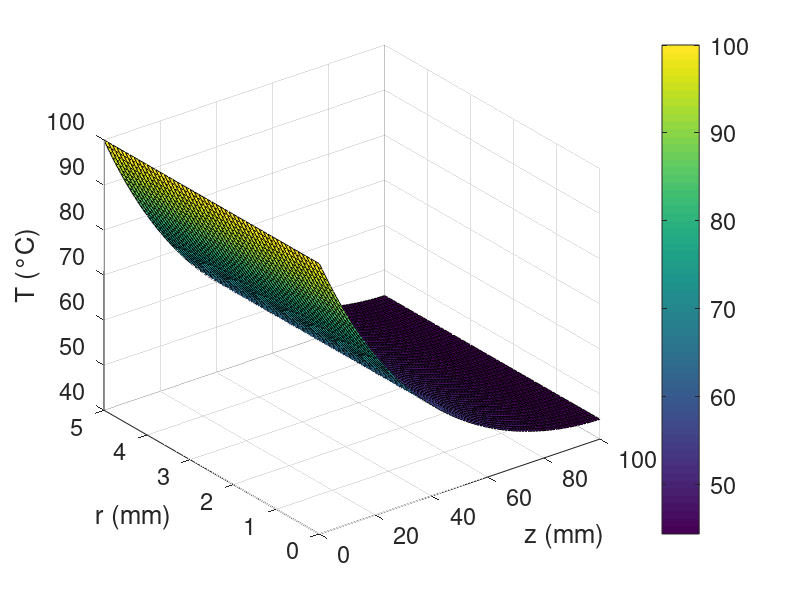
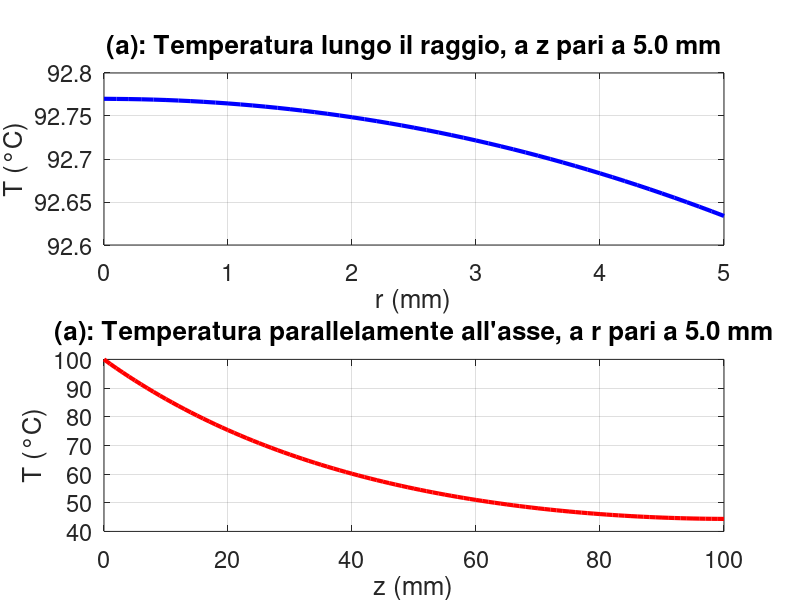
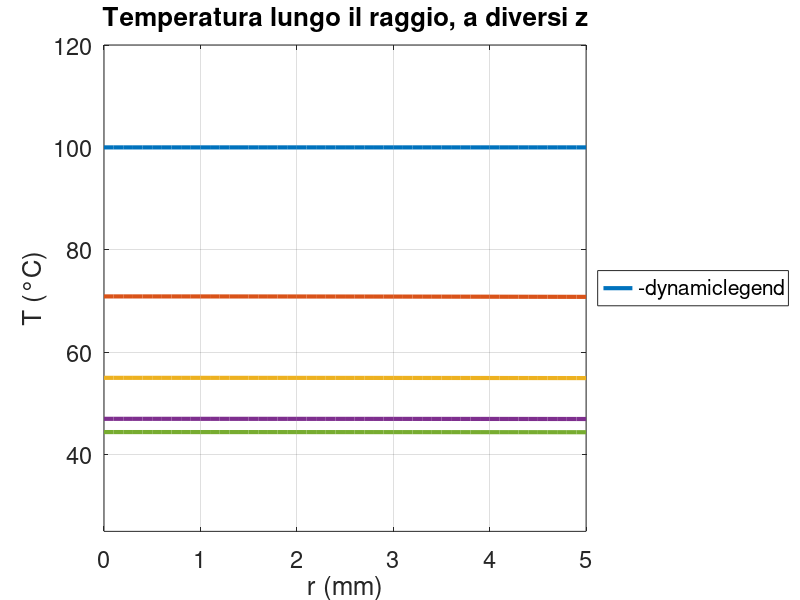

Source code (MATLAB) for these figures, in order:
%% LaCoSTe 2020/2021 
%% Lab 9 Ex 7 - Soluzioni, Gianmarco Lorenti

clc;clear all;close all;

set(0,'defaultlinelinewidth',3);
set(0,'defaulttextfontsize',17);
set(0,'defaultaxesfontsize',17);

%% Dati in input

% Barra 
DD = 10e-3; %Diametro della barra (m)
RR = DD/2; %Raggio della barra (m) - asse r

LL = 100e-3; %Lunghezza della barra (m) - asse z

kk = 14; %Conducibilità termica (W/m K)

Tb = 100 + 273.15; %Temperatura della "base" (K)

% Aria (scambio termico convettivo)
Tinf = 25 + 273.15; %Temperatura indisturbata dell'aria (K)
hh_T = @(T) (2.89*(0.6+0.624*(abs(T-Tinf))^(1/6))^2); %Coefficiente di scambio termico (W/m2 K)

% Pareti (scambio termico radiativo)
eps = 0.2; %emissività della superficie della barra (-)
Tsup = 25 + 273.15; %Temperatura della parete (K)
kb=5.670373e-8; %Costante di Boltzmann (W/m2 K4)

qrad_T = @(T) (eps*kb*(Tsup^4 - T.^4)); %Flusso termico radiativo (W/m2)


%% Geometria e discretizzazione del dominio
% Per la simmetria del problema decido di dividere il dominio a metà lungo
% la coordinata radiale, considerando solo un raggio. Dovrò tenerne conto
% andando ad impostare una condizione al contorno di Neumann omogenea
% lungo il bordo sud.
% Creo una griglia rettangolare dove, in prima approssimazione scelgo i
% nodi lungo la coordinata radiale e quella assiale in modo che dr sia più
% grande di dz in modo da cogliere variazioni lungo il raggio, che è molto
% più piccolo della lunghezza.
% Faccio variare la coordinata assiale lungo zvec e quella radiale lungo
% rvec.

nr =51; dr = RR/(nr-1); fprintf('dr: %f [m]\n',dr);
nz = 101; dz = LL/(nz-1); fprintf('dz: %f [m]\n',dz);

ntot = nr*nz; %Numero totale di nodi

rvec = linspace(0,RR,nr); %Considero solo metà dominio, per simmetria
zvec = linspace(0,LL,nz); 

% Creo le matrici che mi serviranno per rappresentare graficamente i
% risultati.
[rmat,zmat] = meshgrid(rvec,zvec);

%% Soluzione del problema: impostazione
% Il problema è non lineare, per cui dovrò risolvere iterativamente,
% impostando un ciclo while. Definisco una tolleranza desiderata
% sull'errore relativo, che definisco come la norma della differenza tra
% TTold e TT [new], che sono due vettori colonna di lunghezza ntot, dove è
% salvata la temperatura in ogni nodo ottenuto dalla "linearizzazione" del
% dominio (dove con linearizzazione intendo il passaggio da una matrice in
% cui ogni nodo è definito da una coppia di indici, (ized,irad), ad un 
% vettore dove ogni nodo è definito da un unico indice, k).

% Per semplificare la scrittura del codice, scelgo di risolvere il problema
% non-lineare sfruttando il metodo dei frozen-coefficient, ovvero vado a
% fissare, ad ogni iterazione, il coefficiente di scambio termico (hh) e il
% calore scambiato per radiazione (qrad), basandomi sulla temperatura
% dell'iterazione precedente. Sempre per semplificare la scrittura, anche
% se ciò richiede di richiamare più volte le funzioni hh_T(T) e qrad_T(T)ad 
% ogni ciclo, decido di andare a calcolare hh e qrad in ogni nodo di 
% interesse.

% Decido infine di tenere tutto ciò che è costante fuori dal ciclo, ovvero
% la matrice dei coefficienti AA e il vettore dei termini noti bb (in
% questo caso fatto di zeri, mancando la generazione interna di calore),
% nonché le modifiche agli array precedenti introdotte dalla condizione al
% contorno di Dirichlet lungo il bordo ovest e quella di Neumann omogenea
% lungo il bordo sud.

% Infine, relativamente alle condizioni al contorno, decido di far
% rientrare tutto il bordo ovest (compresi i vertici nord-ovest e sud-ovest)
% nella condizione di Dirichlet, mentre per i vertici nord-est e sud-est vado 
% a definire condizioni ad-hoc. Riguardo al vertice sud-ovest, imposto la
% condizione al contorno in modo che tenga conto del flusso convettivo e
% radiativo proveniente da est, e del flusso nullo a sud dovuto alla
% simmetria.

% Come ultimo richiamo, nelle equazioni scriverò i vari termini in modo da
% tenere ben distinte le diverse fonti (ad esempio scambio convettivo e
% radiativo), anche se questo dovesse significare costringere il programma
% a fare più operazioni non necessarie.


%% Creo la matrice dei coefficienti
% Attenzione al fatto che ci troviamo in coordinate cilindriche, per cui i
% termini dei coefficienti cambieranno!

AA = sparse([],[],[],ntot,ntot,5*ntot);
bb = zeros(ntot,1);

for irad = 2:nr - 1
    for ized = 2:nz - 1
        
        r = (irad-1)*dr; %Raggio al nodo (ized,irad)
        
        kc = (irad - 1)*nz + ized; %Nodo centrale (ized,irad)
        kn = kc + nz; %Nodo a nord (ized,irad+1)
        ks = kc - nz; %Nodo a sud (ized,irad-1)
        ke = kc + 1; %Nodo ad est(ized+1,irad)
        kw = kc - 1; %Nodo ad ovest(ized-1,irad)
        
        %fprintf('   %d\n%d %d %d\n   %d\n\n',kn,kw,kc,ke,ks);
        
        AA(kc,kc) = -2*kk*(1/dr^2 + 1/dz^2); %Nodo centrale (ized,irad)
        AA(kc,kw) = kk/dz^2; %Nodo ad ovest(ized-1,irad)
        AA(kc,ke) = kk/dz^2; %Nodo ad est(ized+1,irad)
        AA(kc,kn) = kk*(1 + dr/r)/dr^2; %Nodo a nord (ized,irad+1)
        AA(kc,ks) = kk*(1 - dr/r)/dr^2; %Nodo a sud (ized,irad-1)

    end
end

%% Condizioni al contorno e ciclo while
% Mi muovo in verso antioratio, partendo dal bordo ovest. In ogni caso,
% valgono le osservazioni fatte precedentemente sulle condizioni al
% contorno.

% Bordo ovest (compresi i vertici sud-ovest e nord-ovest): Dirichlet
ized = 1;
for irad = 1 : nr
    
    kc = (irad - 1)*nz + ized; %Nodo centrale (ized,irad)
    AA(kc,kc) = 1;
    bb(kc) = Tb;
    
end

% Bordo sud: Neumann omogenea
irad = 1;
for ized = 2 : nz - 1
    
    kc = (irad - 1)*nz + ized; %Nodo centrale (ized,irad)
    kn = kc + nz; %Nodo a nord (ized,irad+1)
    ke = kc + 1; %Nodo ad est(ized+1,irad)
    kw = kc - 1; %Nodo ad ovest(ized-1,irad)
    
    AA(kc,kc) = -2*(1/dr^2 + 1/dz^2);
    AA(kc,kw) = 1/dz^2; %Nodo ad ovest(ized-1,irad)
    AA(kc,ke) = 1/dz^2; %Nodo ad est(ized+1,irad)
    AA(kc,kn) = 2/dr^2; %Nodo a nord (ized,irad+1)
    
    bb(kc) = 0;
    
end


% Inizializzo le variabili necessarie per il ciclo while
% Per il guess iniziale della temperatura, opto per una temperatura
% uniforme, pari a Tb per tutta la barra. Faccio questa ipotesi in virtù
% della conducibilità relativamente alta della barra e dela piccola
% influenza che mi aspetto dallo scambio termico radiativo e convettivo.
T0 = Tb*ones(size(bb)); %Temperatura di primo tentativo

toll = 1e-4; %Tolleranza sull'errore relativo (-)
err = toll + 1; %Errore relativo (-) 
cont = 0; %Contatore delle iterazioni

TTold = Tb*ones(ntot,1); %Temperatura dell'iterazione precedente

while err > toll
    
    cont = cont +1;
    
    % Continuo con l'assegnazione delle condizioni al contorno, per quelle
    % condizioni che rendono il problema non-lineare e pertanto hanno
    % termini che variano con la temperatura.
    % Attenzione, decido di assegnare tutta la condizione al contorno
    % all'interno del ciclo ai fini di rendere più chiaro quanto fatto, ma
    % potrei anche assegnare solo le parti che effettivamente variano
    % (AA(kc,kc) e bb(kc)).
    
    
    % Vertice sud-est: Robin + Neumann ad ovest / Neumann omogenea a sud
    irad = 1;
    ized = nz;
    
    kc = (irad - 1)*nz + ized; %Nodo centrale (ized,irad)
    kn = kc + nz; %Nodo a nord (ized,irad+1)
    kw = kc - 1; %Nodo ad ovest(ized-1,irad)
    
    % Attenzione, decido di calcolare h e qrad per ogni nodo interessato,
    % usando le funzioni definite in precedenza. Questi valori sono
    % calcolati usando la temperatura dell'iterazione precedente
    
    Tkc = TTold(kc);
    hh = hh_T(Tkc);
    qrad = qrad_T(Tkc);
    
    AA(kc,kc) = -(1/dr^2 + 1/dz^2 + hh/(kk*dz) + 0);
    AA(kc,kw) = 1/dz^2; %Nodo ad ovest(ized-1,irad)
    AA(kc,kn) = 1/dr^2; %Nodo a sud (ized,irad-1)
    
    bb(kc) = -(hh/(kk*dz) + 0)*Tinf -(1/(kk*dz) + 0)*qrad;
    
    
    % Bordo est: Robin + Neumann
    ized = nz;
    for irad = 2 : nr - 1
        
        kc = (irad - 1)*nz + ized; %Nodo centrale (ized,irad)
        kn = kc + nz; %Nodo a nord (ized,irad+1)
        ks = kc - nz; %Nodo a sud (ized,irad-1)
        kw = kc - 1; %Nodo ad ovest(ized-1,irad)
        
        Tkc = TTold(kc);
        hh = hh_T(Tkc);
        qrad = qrad_T(Tkc);
        
        AA(kc,kc) = -2*(1/dr^2 + 1/dz^2 + hh/(kk*dz));
        AA(kc,kw) = 2/dz^2; %Nodo ad ovest(ized-1,irad)
        AA(kc,kn) = 1/dr^2; %Nodo a nord (ized,irad+1)
        AA(kc,ks) = 1/dr^2; %Nodo a sud (ized,irad-1)
        
        bb(kc) = -2*hh/(kk*dz)*Tinf -2*qrad/(kk*dz);
        
    end
    
    
    % Vertice nord-est: Robin + Neumann a ovest / Robin + Neumann a nord
    irad = nr;
    ized = nz;
    
    kc = (irad - 1)*nz + ized; %Nodo centrale (ized,irad)
    ks = kc - nz; %Nodo a sud (ized,irad-1)
    kw = kc -1; %Nodo ad ovest(ized-1,irad)
    
    Tkc = TTold(kc);
    hh = hh_T(Tkc);
    qrad = qrad_T(Tkc);
    
    AA(kc,kc) = -(1/dr^2 + 1/dz^2 + hh/(kk*dr) + hh/(kk*dz));
    AA(kc,kw) = 1/dz^2; %Nodo ad ovest(ized-1,irad)
    AA(kc,ks) = 1/dr^2; %Nodo a sud (ized,irad-1)
    
    bb(kc) = -(hh/(kk*dr) + hh/(kk*dz))*Tinf -(1/(kk*dr) + 1/(kk*dz))*qrad;
   
        
    % Bordo nord: Robin + Neumann
    irad = nr;
    for ized = 2 : nz - 1
        
        kc = (irad - 1)*nz + ized; %Nodo centrale (ized,irad)
        ks = kc - nz; %Nodo a sud (ized,irad-1)
        ke = kc + 1; %Nodo ad est(ized+1,irad)
        kw = kc - 1; %Nodo ad ovest(ized-1,irad)
        
        Tkc = TTold(kc);
        hh = hh_T(Tkc);
        qrad = qrad_T(Tkc);
        
        AA(kc,kc) = -2*(1/dr^2 + 1/dz^2 + hh/(kk*dr));
        AA(kc,kw) = 1/dz^2; %Nodo ad ovest(ized-1,irad)
        AA(kc,ke) = 1/dz^2; %Nodo ad est(ized+1,irad)
        AA(kc,ks) = 2/dr^2; %Nodo a sud (ized,irad-1)
        
        bb(kc) = -2*hh/(kk*dr)*Tinf -2*qrad/(kk*dr);
        
    end


    TT = AA\bb; %Temperatura dell'iterazione corrente (K), soluzione numerica
    
    err = norm(TT-TTold)/norm(TT-Tinf); %Calcolo l'errore relativo
    
    TTold = TT; %Aggiorno la temperatura dell'iterazione precedente


    % Salvo in un array la temperatura media della punta (bordo est).
    % Potrei farlo anche solo alla fine del while, quando si raggiunge la
    % convergenza, ma decido piuttosto di salvarne il valore ad ogni
    % iterazione in modo da vederne l'evoluzione
    Tm = 0;
    contTm = 0;
    
    ized = nz;
    for irad = 1 : nr 
        
        kc = (irad - 1)*nz + ized; %Nodo centrale (ized,irad)
        Tm = Tm + TT(kc);
        contTm = contTm + 1;
        
    end
    
    TTm(cont) = Tm/contTm;

end


%% Post-process

% Distribuzione di temperatura 2D
figure('units','normalized','outerposition',[0 0.5 0.5 0.5]);
f1 = figure(1);

TTplot = reshape(TT,nz,nr);
surf(zmat*1e3,rmat*1e3,TTplot-273.15);

xlabel('z (mm)');
ylabel('r (mm)');
zlabel('T (°C)');
colorbar;

print -f1 -depsc Lab9Ex7_figure1


% Distribuzione di temperatura 1D
figure('units','normalized','outerposition',[0 0 0.5 0.5]);
f2=figure(2);

hold on;
grid on;
box on;

izplot = round(linspace(1,nz,5));

for ii = 1:length(izplot)
    
    ized = izplot(ii);
    
    for irad = 1 : nr      
    kkc(irad) = (irad - 1)*nz + ized; %Nodo centrale (ized,irad)      
    end
    
    Trplot = TT(kkc);
    
    plot(rvec*1e3,Trplot - 273.15,'displayname',sprintf('z: %.1f mm',zvec(ized)*1e3));
    
end

xlabel('r (mm)');
ylabel('T (°C)');

ylim([(Tsup - 273.15), 1.2*(Tb - 273.15)]);

legend('-dynamiclegend','location','eastoutside','orientation','vertical');
title('Temperatura lungo il raggio, a diversi z');


% Distribuzione di temperatura 1D
zplot = input('\nInserisci un valore della coordinata assiale: ');
while zplot < 0 || zplot > LL*1e3 
    zplot =  input(sprintf('Il valore deve essere compreso tra %f e %f: ',0,LL*1e3)); 
end
[~ , izplot] = min( abs( zvec*1e3 - zplot ) );
zplot = zvec(izplot)*1e3;

ized = izplot;
for irad = 1 : nr      
    kkc(irad) = (irad - 1)*nz + ized; %Nodo centrale (ized,irad)      
end

Trplot = TT(kkc);


rplot = input('\nInserisci un valore della coordinata radiale: ');
while rplot < 0 || rplot > RR*1e3
    rplot =  input(sprintf('Il valore deve essere compreso tra %f e %f: ',0,RR*1e3)); 
end
[~ , irplot] = min( abs( rvec*1e3 - rplot ) );
rplot = rvec(irplot)*1e3;

irad = irplot;
for ized = 1 : nz      
    kkc(ized) = (irad - 1)*nz + ized; %Nodo centrale (ized,irad)      
end

Tzplot = TT(kkc);

figure('units','normalized','outerposition',[0.5 0 0.5 1]);
f3=figure(3);

subplot(2,1,1)

hold on;
grid on;
box on;

plot(rvec*1e3,Trplot - 273.15,'b');
xlabel('r (mm)');
ylabel('T (°C)');

title(sprintf('(a): Temperatura lungo il raggio, a z pari a %.1f mm',zplot));

subplot(2,1,2)

hold on;
grid on;
box on;

plot(zvec*1e3,Tzplot - 273.15,'r');
xlabel('z (mm)');
ylabel('T (°C)');

title(sprintf('(a): Temperatura parallelamente all''asse, a r pari a %.1f mm',rplot));

print -f3 -depsc Lab9Ex7_figure3

fprintf('\nLa temperatura media della punta è pari a: %.1f °C\n',TTm(end) - 273.15);
